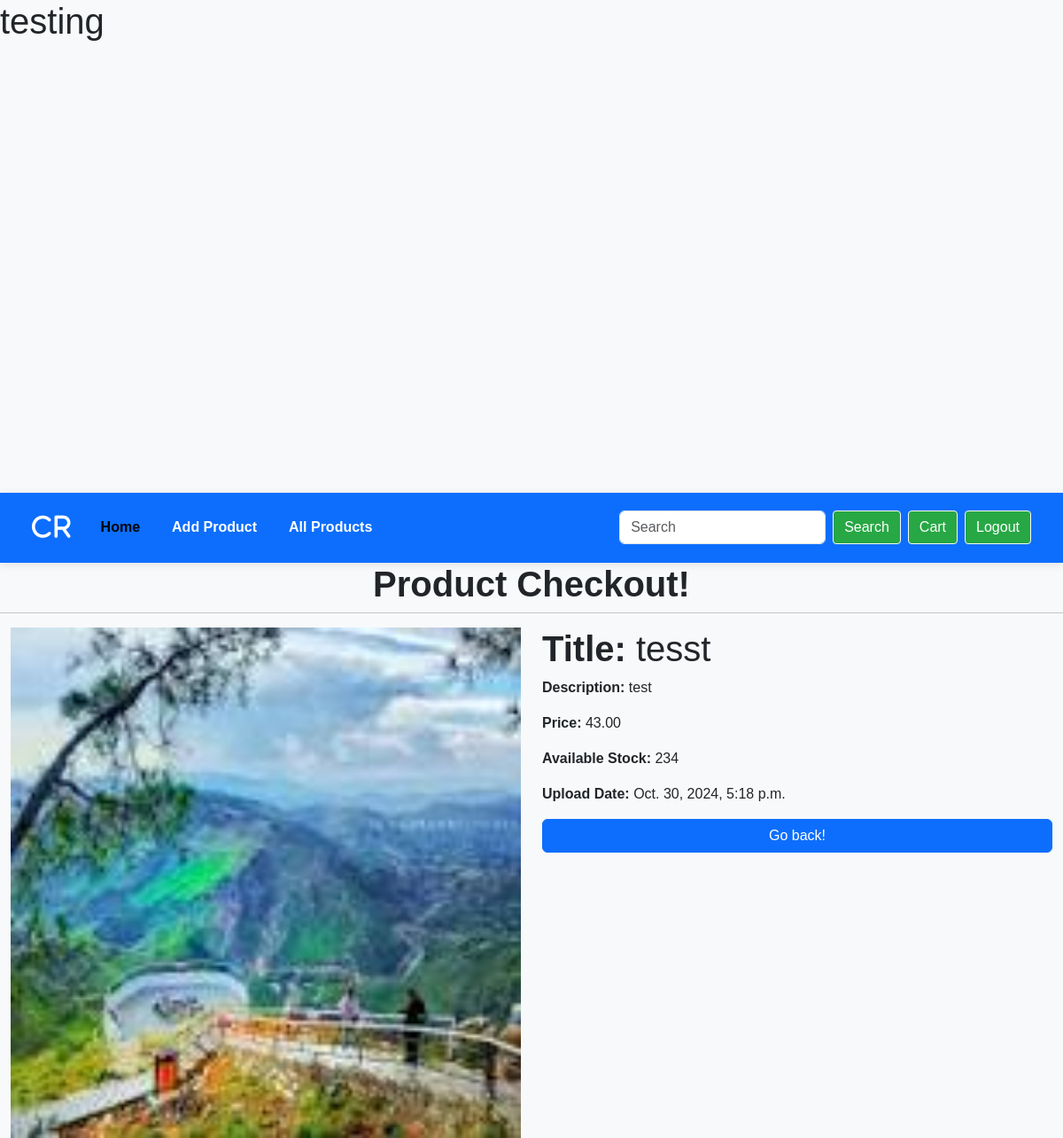
Page /checkout/3 on the committed database.
### ecomapp/models.py (models this page shows, shortened)
class Product(models.Model):
    name = models.CharField(max_length=100)
    description = models.TextField()
    price = models.DecimalField(max_digits=5, decimal_places=2)
    image = models.ImageField(upload_to='products')
    uploaddate = models.DateTimeField(auto_now=True)
    stk_available = models.PositiveIntegerField()
    category = models.ForeignKey(Category, on_delete=models.CASCADE, related_name='category_relname')

### ecomapp/views/home_views.py (the view)
# urls.py: path('checkout/<int:id>', checkout, name='checkout'),
def checkout(request, id):
    prodcts = Product.objects.filter(id = id).first()
    context = {
        'prodcts'  : prodcts,
    }
    return render(request, 'checkout.html', context)

### ecomapp/templates/checkout.html (shortened to what this page needs)
{% extends "basic.html" %}
{% block body %}
<div class="container-fluid">
    <div class="row">
        <h1 class="text-center fw-bold">Product Checkout!</h1><hr>
        <div class="col-6">
            <img class="w-100" src="/media/{{prodcts.image}}" alt="">
        </div>
        <div class="col-6">
            <h1><span class="fw-bold">Title: </span>{{prodcts.name}}</h1>
            <p><span class="fw-bold">Description: </span>{{prodcts.description}}</p>
            <p><span class="fw-bold">Price: </span>{{prodcts.price}}</p>
            <p><span class="fw-bold">Available Stock: </span>{{prodcts.stk_available}}</p>
            <p><span class="fw-bold">Upload Date: </span>{{prodcts.uploaddate}}</p>
            <a href="{% url 'products' %}" class="btn btn-primary w-100">Go back!</a>
        </div>
    </div>
</div>
{% endblock body %}

### ecomapp/templates/basic.html (style rules this page uses)
body { background-color: #f8f9fa; font-family: Arial, sans-serif; }

### rows in the picture
Product: image (picture), name "tesst", description "test", price "43.00", stk_available "234", uploaddate "Oct. 30, 2024, 5:18 p.m."
